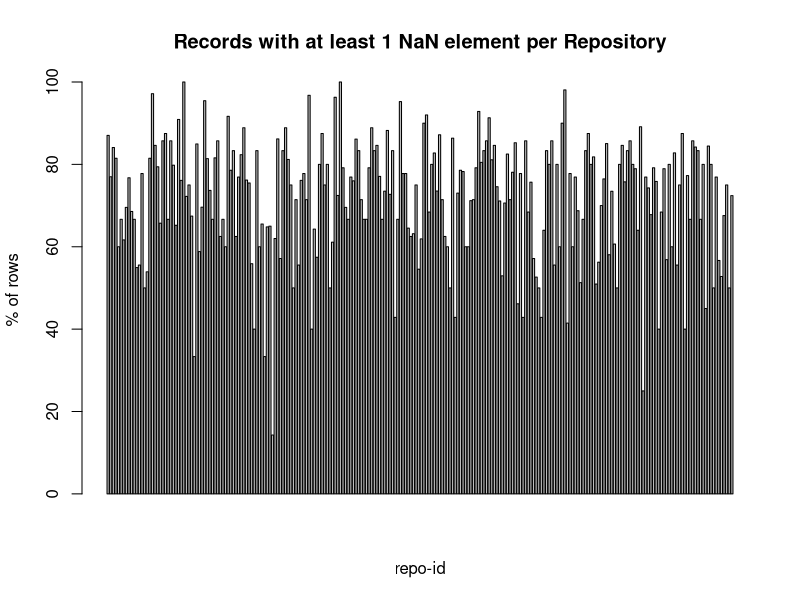

Write the R code that produced this figure.

rm(list = ls());

C = c("character", "character", "numeric", "numeric", "integer", "integer",
  "integer", "numeric", "numeric", "integer", "integer", "integer", "integer",
  "integer", "integer", "numeric", "integer", "integer", "integer", "integer",
  "integer", "integer", "integer", "integer", "integer", "integer", "integer")

dataset_g = read.csv("./data/dataset.csv", sep=';', header = TRUE, na.strings = c("NA"), colClasses = C)
N = nrow(dataset_g)
D = ncol(dataset_g)
# Extract the names of the 240 repository in the dataset.
rep_names = unique(dataset_g[,2], incomparables = FALSE)


vec = vector(length = 240)
repStats = data.frame( numRows=vec, numNAN=vec, numNANtuples = vec, numNANcol  = vec)

# Choose a repository. i must bemetween 1~240 
for(i in 1:240)
{
  subset <- dataset_g[dataset_g$repository_name==rep_names[i],]
  
  repStats$numRows[i] = 100*nrow(subset)/N
  
  repStats$numNAN[i] = 100*sum(is.na(subset))/N/27
  
  # Count all tuples that have at least one NaN element
  temp_count = 0
  for(j in 1:nrow(subset))
  {
    temp_count = temp_count + any(is.na(subset[j,]))
  }
  repStats$numNANtuples[i] = temp_count/nrow(subset)*100
  
}  

# Count NaN per column, for the entire dataset. Incase o 
numNANcol_g = colSums(is.na(dataset_g))



# par(mfcol=c(1,2))


# barplot( repStats$numRows, 
#          xlab = "repo-id", 
#          ylab = "% of rows", 
#          main = "Contribution of records per repository")

barplot( repStats$numNANtuples, 
         xlab = "repo-id", 
         ylab = "% of rows", 
         main = "Records with at least 1 NaN element per Repository")




